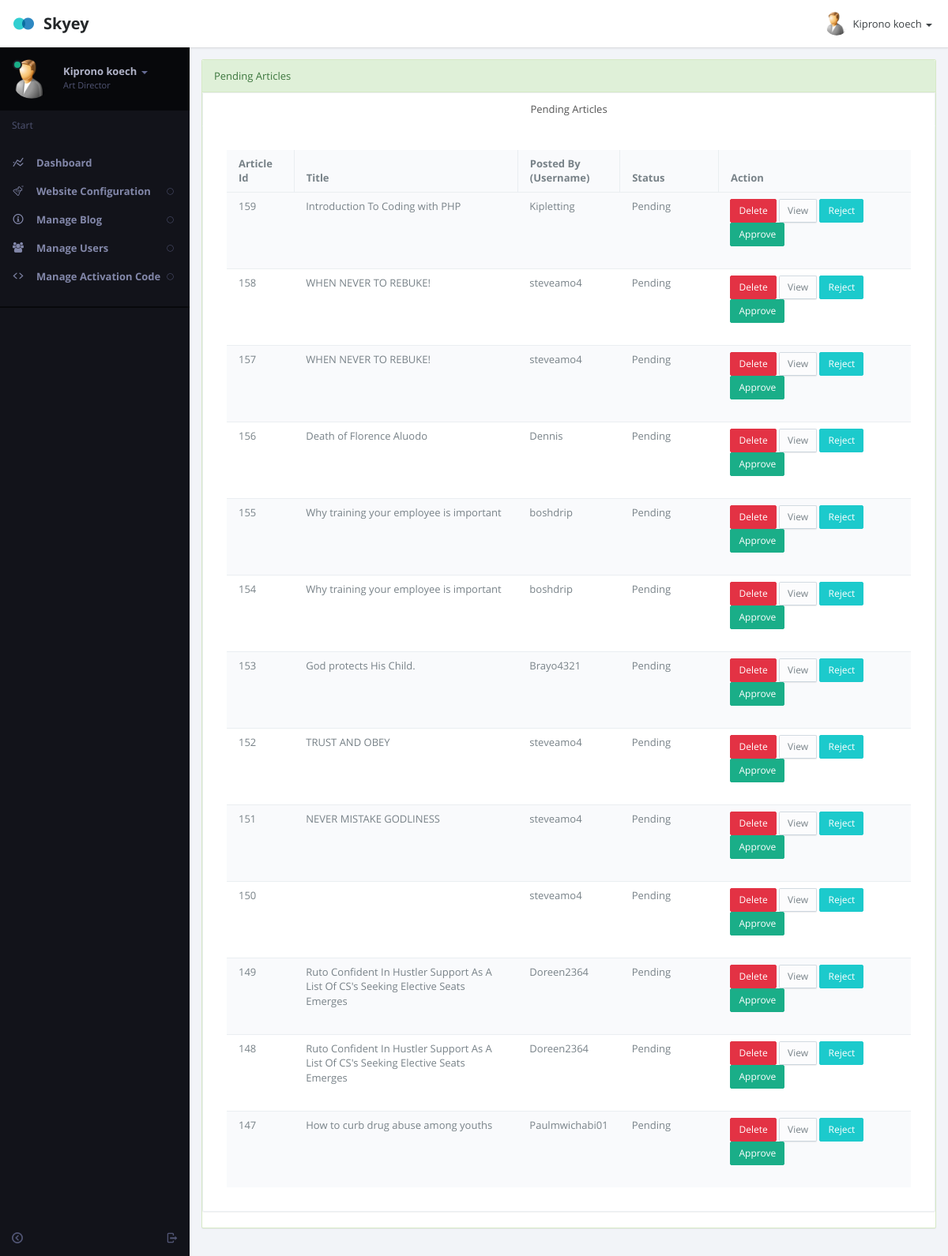
The page /admin/art_req.php (signed in) on the database its author committed.
### tables this page shows
CREATE TABLE `affiliateuser` (
  `Id` int(11) NOT NULL,
  `username` varchar(15) NOT NULL,
  `password` text NOT NULL,
  `fname` text NOT NULL,
  `address` text NOT NULL,
  `email` text NOT NULL,
  `referedby` varchar(15) NOT NULL DEFAULT 'none',
  `ipaddress` int(10) UNSIGNED NOT NULL,
  `mobile` bigint(12) NOT NULL,
  `active` int(11) NOT NULL,
  `doj` date NOT NULL,
  `country` text NOT NULL,
  `tamount` double NOT NULL DEFAULT 0,
  `payment` varchar(10) NOT NULL,
  `signupcode` text NOT NULL,
  `level` int(1) NOT NULL DEFAULT 2,
  `pcktaken` int(10) NOT NULL DEFAULT 0,
  `launch` int(1) NOT NULL DEFAULT 0,
  `expiry` date NOT NULL DEFAULT '2199-12-31',
  `bankname` varchar(250) NOT NULL DEFAULT '0',
  `accountname` varchar(250) NOT NULL DEFAULT 'nil',
  `accountno` varchar(10) NOT NULL DEFAULT 'nil',
  `accounttype` varchar(40) NOT NULL DEFAULT 'nil',
  `ifsccode` varchar(100) NOT NULL DEFAULT 'Not Available',
  `welcome_spin` tinyint(4) DEFAULT 0,
  `getpayment` int(11) NOT NULL DEFAULT 1,
  `renew` int(1) NOT NULL DEFAULT 0,
  `CheckoutRequestID` varchar(26) NOT NULL,
  `last_spin_at` timestamp NULL DEFAULT current_timestamp(),
  `trx_pin` int(11) NOT NULL,
  `userstatus` int(11) NOT NULL,
  `session` int(11) NOT NULL
);

CREATE TABLE `article` (
  `id` int(11) NOT NULL,
  `user_id` varchar(200) NOT NULL,
  `title` varchar(500) NOT NULL,
  `body` varchar(2500) NOT NULL,
  `status` int(1) NOT NULL DEFAULT 2,
  `ufile` varchar(1500) NOT NULL,
  `date` datetime(6) NOT NULL DEFAULT current_timestamp(6)
);

### admin/art_req.php (the view, shortened to what this page needs)
<?php
include_once ("z_db.php");
?>
<!DOCTYPE html>
<html lang="en" class="app">
<head>
<link rel="stylesheet" href="css/app.v1.css" type="text/css" />
</head>
<body class="">
<section class="vbox">
  <header class="bg-white header header-md navbar navbar-fixed-top-xs box-shadow">
    <div class="navbar-header aside-md dk"> <a href="dashboard.php" class="navbar-brand"><img src="images/logo.png" class="m-r-sm">Skyey</a> </div>
    <ul class="nav navbar-nav navbar-right m-n hidden-xs nav-user user">
      <li class="dropdown"> <a href="#" class="dropdown-toggle" data-toggle="dropdown"> <span class="thumb-sm avatar pull-left"> <img src="images/a0.jpg"> </span> <?php
		  $sql="SELECT fname FROM  affiliateuser WHERE username='".$_SESSION['adminidusername']."'";
		  if ($result = mysqli_query($con, $sql)) {
    while ($row = mysqli_fetch_row($result)) {
        print $row[0];
    }
}
	   ?> <b class="caret"></b> </a>
      </li>
    </ul>
  </header>
  <section>
    <section class="hbox stretch">
     <?php include'aside.php'; ?>
      <section id="content">
        <section class="vbox">
          <section class="scrollable wrapper">
            <div class="row">
              <div class="col-sm-12 portlet">
                <section class="panel panel-success ">
                  <header class="panel-heading"> Pending Articles </header>
                  <section class="panel panel-default">
                  <header class="panel-heading bg-light">
                    <ul class="nav nav-tabs nav-justified">
                      <li class="active"><a href="#home" data-toggle="tab">Pending Articles</a></li>
                    </ul>
                  </header>
                  <div class="panel-body">
                    <div class="tab-content">
                      <div class="tab-pane active" id="home">
					  <div class="panel-body">
              <div class="table-responsive">
                <table class="table table-striped m-b-none" data-ride="datatables">
                  <thead>
                    <tr>
                      <th width="10%">Article Id</th>
                      <th width="35%">Title</th>
					  <th width="10%">Posted By (Username)</th>
					  <th width="15%">Status</th>
					  <th width="30%">Action</th>
                    </tr>
                  </thead>
                  <tbody>
				  <?php
				   $q="SELECT * FROM  article WHERE status >1 ORDER BY id DESC";
 $r123 = mysqli_query($con,$q);
while($ro = mysqli_fetch_array($r123))
{
	$id="$ro[id]";
	$title="$ro[title]";
	$status="$ro[status]";
	$user_id="$ro[user_id]";
	if($status==1)
	{
	$status="Approved";
	}
	else if($status==0)
	{
	$status="Rejected";
	}
	else
	{
	$status="Pending";
	}
  print "<tr>
				  <td>
				  $id
				  </td>
				  <td>
				  $title
				  </td>
				  <td>
				$user_id
				  </td>
				  <td>
				   $status
				  </td>
				  <td>
				  <a href='deleteart.php?id=$id' class='btn btn-danger btn-sm'>Delete</a>
				        <a href='view_art.php?id=$id' class='btn btn-default btn-sm'>View</a>
				  ";
	if($status=="Pending")
	{
	print "<a href='deactivateart.php?id=$id' class='btn btn-info btn-sm'>Reject</a>";
	}
         if($status=="Pending")
	{
	print "<a href='activateart.php?id=$id' class='btn btn-success btn-sm'>Approve</a>";
	}
		print"		  </p>
				  </td>
				  </tr>";
  }
  ?>
                  </tbody>
                </table>
              </div>
                  </div>
					  </div>
                    </div>
                  </div>
                </section>
                </section>
              </div>
            </div>
          </section>
        </section>
        <a href="#" class="hide nav-off-screen-block" data-toggle="class:nav-off-screen" data-target="#nav"></a> </section>
    </section>
  </section>
</section>
</body>
</html>

### admin/aside.php (shortened to what this page needs)
 <aside class="bg-black aside-md hidden-print" id="nav">
        <section class="vbox">
          <section class="w-f scrollable">
            <div class="slim-scroll" data-height="auto" data-disable-fade-out="true" data-distance="0" data-size="10px" data-color="#333333">
              <div class="clearfix wrapper dk nav-user hidden-xs">
                <div class="dropdown"> <a href="#" class="dropdown-toggle" data-toggle="dropdown"> <span class="thumb avatar pull-left m-r"> <img src="images/a0.jpg"> <i class="on md b-black"></i> </span> <span class="hidden-nav-xs clear"> <span class="block m-t-xs"> <strong class="font-bold text-lt"><?php
		  $sql="SELECT fname,country FROM  affiliateuser WHERE username='".$_SESSION['adminidusername']."'";
		  if ($result = mysqli_query($con, $sql)) {
    while ($row = mysqli_fetch_row($result)) {
        print $row[0];
    }
}
	   ?></strong> <b class="caret"></b> </span> <span class="text-muted text-xs block">Art Director</span> </span> </a>
                </div>
              </div>
              <nav class="nav-primary hidden-xs">
                <div class="text-muted text-sm hidden-nav-xs padder m-t-sm m-b-sm">Start</div>
                <ul class="nav nav-main" data-ride="collapse">
                  <li class=""> <a href="dashboard.php" class="auto"> <i class="i i-statistics icon"> </i> <span class="font-bold">Dashboard</span> </a>
				  </li>
                  <li > <a href="#" class="auto"> <span class="pull-right text-muted"> <i class="i i-circle-sm-o text"></i> <i class="i i-circle-sm text-active"></i> </span> <i class="i i-lab icon"> </i> <span class="font-bold">Website Configuration</span> </a>
                  </li>
                  <li > <a href="#" class="auto"> <span class="pull-right text-muted"> <i class="i i-circle-sm-o text"></i> <i class="i i-circle-sm text-active"></i> </span> <i class="i i-info icon"> </i> <span class="font-bold">Manage Blog</span> </a>
                  </li>
				  <li > <a href="#" class="auto"> <span class="pull-right text-muted"> <i class="i i-circle-sm-o text"></i> <i class="i i-circle-sm text-active"></i> </span> <i class="fa fa-users"> </i> <span class="font-bold">Manage Users</span> </a>
                  </li>
                     <li > <a href="#" class="auto"> <span class="pull-right text-muted"> <i class="i i-circle-sm-o text"></i> <i class="i i-circle-sm text-active"></i> </span> <i class="i i-code icon"> </i> <span class="font-bold">Manage Activation Code</span> </a>
                  </li>
                </ul>
                <div class="line dk hidden-nav-xs"></div>
              </nav>
            </div>
          </section>
          <footer class="footer hidden-xs no-padder text-center-nav-xs"> <a href="logout.php" data-toggle="ajaxModal" class="btn btn-icon icon-muted btn-inactive pull-right m-l-xs m-r-xs hidden-nav-xs"> <i class="i i-logout"></i> </a> <a href="#nav" data-toggle="class:nav-xs" class="btn btn-icon icon-muted btn-inactive m-l-xs m-r-xs"> <i class="i i-circleleft text"></i> <i class="i i-circleright text-active"></i> </a> </footer>
        </section>
      </aside>

### rows shown on the page
affiliateuser: fname "Kiprono koech"
article: id "159", title "Introduction To Coding with PHP", user "Kipletting", status "Pending"
article: id "158", title "WHEN NEVER TO REBUKE!", user "steveamo4", status "Pending"
article: id "157", title "WHEN NEVER TO REBUKE!", user "steveamo4", status "Pending"
article: id "156", title "Death of Florence Aluodo", user "Dennis", status "Pending"
article: id "155", title "Why training your employee is important", user "boshdrip", status "Pending"
article: id "154", title "Why training your employee is important", user "boshdrip", status "Pending"
article: id "153", title "God protects His Child.", user "Brayo4321", status "Pending"
article: id "152", title "TRUST AND OBEY", user "steveamo4", status "Pending"
article: id "151", title "NEVER MISTAKE GODLINESS", user "steveamo4", status "Pending"
article: id "150", user "steveamo4", status "Pending"
article: id "149", title "Ruto Confident In Hustler Support As A List Of CS's Seeking Elective Seats Emerges", user "Doreen2364", status "Pending"
article: id "148", title "Ruto Confident In Hustler Support As A List Of CS's Seeking Elective Seats Emerges", user "Doreen2364", status "Pending"
article: id "147", title "How to curb drug abuse among youths", user "Paulmwichabi01", status "Pending"
